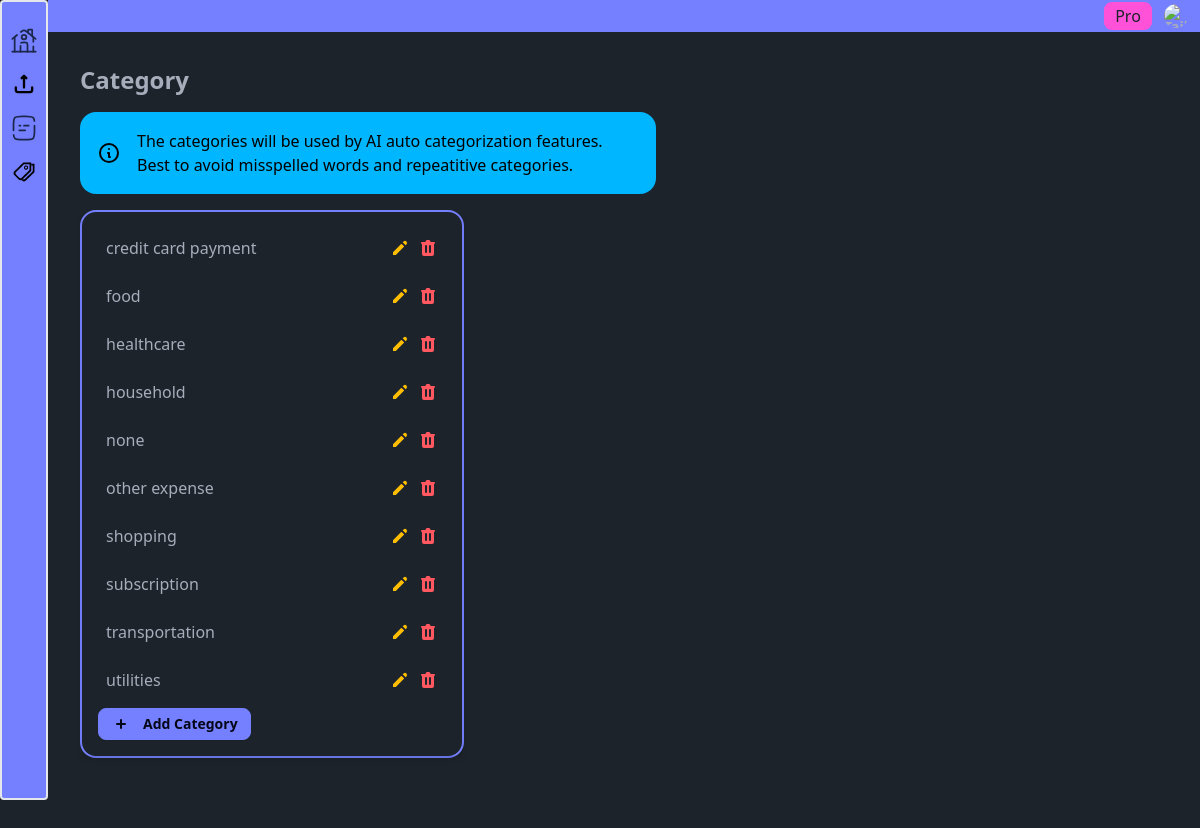
Before: /category/category/ with the older database file.
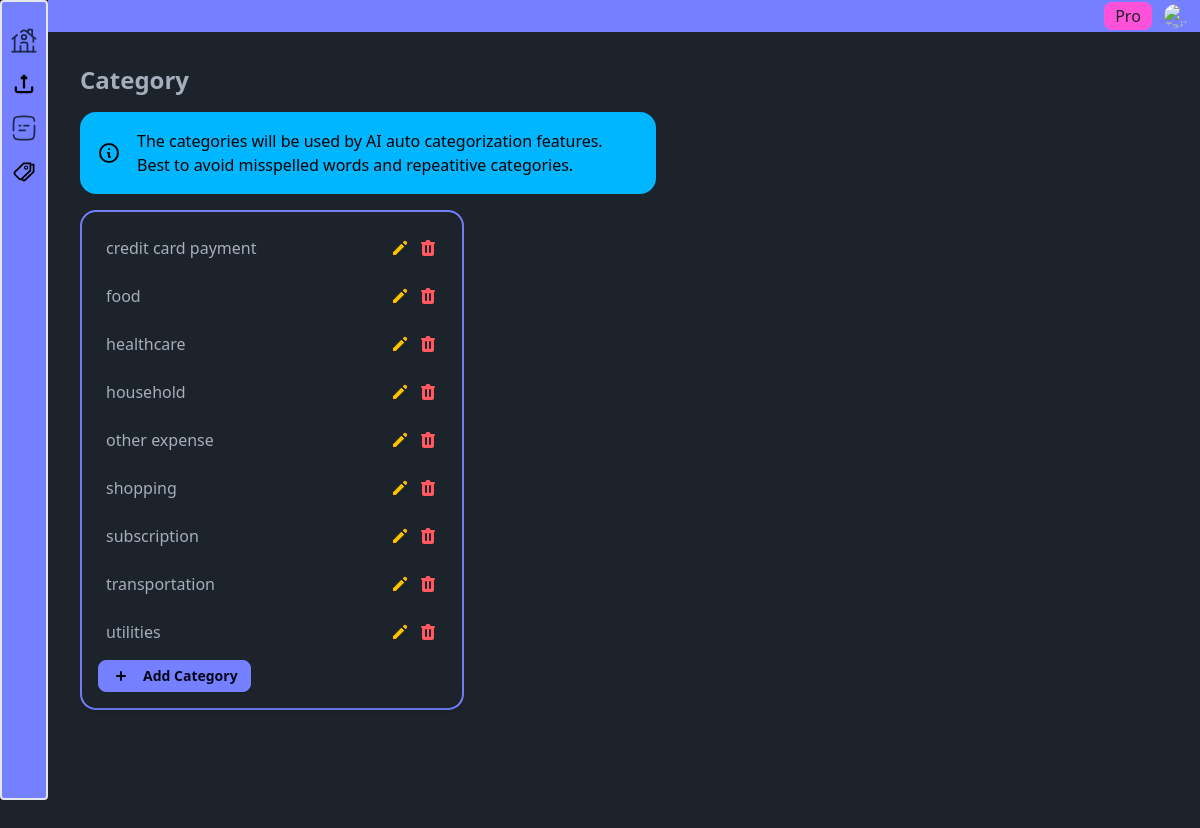
After: the same page with the newer database file.
### upload_doc/models.py (models this page shows, shortened)
class ExpenseCategory(models.Model):
    name = models.CharField(max_length=100)

### category/views.py (the view)
# urls.py: path("category/", views.category_list, name="category_list"),
def category_list(request):
    categories = ExpenseCategory.objects.all().order_by("name")
    form = CategoryForm()
    context = {
        "categories": categories,
        "form": form,
    }
    return render(request, "category/category_list.html", context)

### theme/templates/category/category_list.html (shortened to what this page needs)
{% extends "../dashboard/dashboard_base.html" %}
{% load widget_tweaks %}
{% block main %}
<section class="max-w-xl flex-col items-center">
  <header class="mb-2">
    <h2 class="text-2xl font-semibold">Category</h2>
  </header>
  <div class="my-4">
    <div role="alert" class="alert alert-info">
      <svg
        xmlns="http://www.w3.org/2000/svg"
        fill="none"
        viewBox="0 0 24 24"
        class="h-6 w-6 shrink-0 stroke-current">
        <path
          stroke-linecap="round"
          stroke-linejoin="round"
          stroke-width="2"
          d="M13 16h-1v-4h-1m1-4h.01M21 12a9 9 0 11-18 0 9 9 0 0118 0z"></path>
      </svg>
      <span>The categories will be used by AI auto categorization features.  Best to avoid misspelled words and repeatitive categories. </span>
    </div>
  </div>
</section>
<section class="max-w-sm flex-col items-center min-h-screen">
  <div class="card border-2 border-primary w-full justify-center mx-auto">
    <div
      class="p-4 rounded-lg shadow-md space-y-2"
      id="category_list">
      <ul class="space-y-2">
        {% for category in categories %}
        <li
          class="flex justify-between items-center p-2 rounded"
          id="category_list_{{ category.id }}">
          <span>{{ category.name }}</span>
          <div class="flex items-center space-x-2">
            <button
              class="text-warning transition-colors focus:outline-none"
              hx-post="{% url 'edit_category_list' %}"
              hx-target="#category_list_{{ category.id }}"
              hx-swap="outerHTML"
              hx-trigger="click"
              hx-vals='{
              "category_id": "{{ category.id }}",
              "category_name": "{{ category.name }}"
              }'>
              <svg xmlns="http://www.w3.org/2000/svg" class="h-5 w-5" viewBox="0 0 20 20" fill="currentColor">
                <path d="M13.586 3.586a2 2 0 112.828 2.828l-.793.793-2.828-2.828.793-.793zM11.379 5.793L3 14.172V17h2.828l8.38-8.379-2.83-2.828z" />
              </svg>
            </button>
            <button
              class="text-error transition-colors focus:outline-none"
              hx-post="{% url 'delete_category_list' %}"
              hx-target="#category_list"
              hx-swap="innerHTML"
              hx-trigger="click"
              hx-vals='{"category_id":"{{ category.id }}"}'>
            </button>
          </div>
        </li>
        {% endfor %}
      </ul>
      <button
        class="btn btn-sm btn-primary"
        _="
          on click
            remove .hidden from #add_category_form then
            add .hidden on me
          end
        ">
        <svg xmlns="http://www.w3.org/2000/svg" class="h-5 w-5 inline-block mr-1" viewBox="0 0 20 20" fill="currentColor">
          <path fill-rule="evenodd" d="M10 5a1 1 0 011 1v3h3a1 1 0 110 2h-3v3a1 1 0 11-2 0v-3H6a1 1 0 110-2h3V6a1 1 0 011-1z" clip-rule="evenodd" />
        </svg>
        Add Category
      </button>
    </div>
  </div>
</section>
  {% endblock %}

Changed rows visible on the page:
removed ExpenseCategory: name "none"
